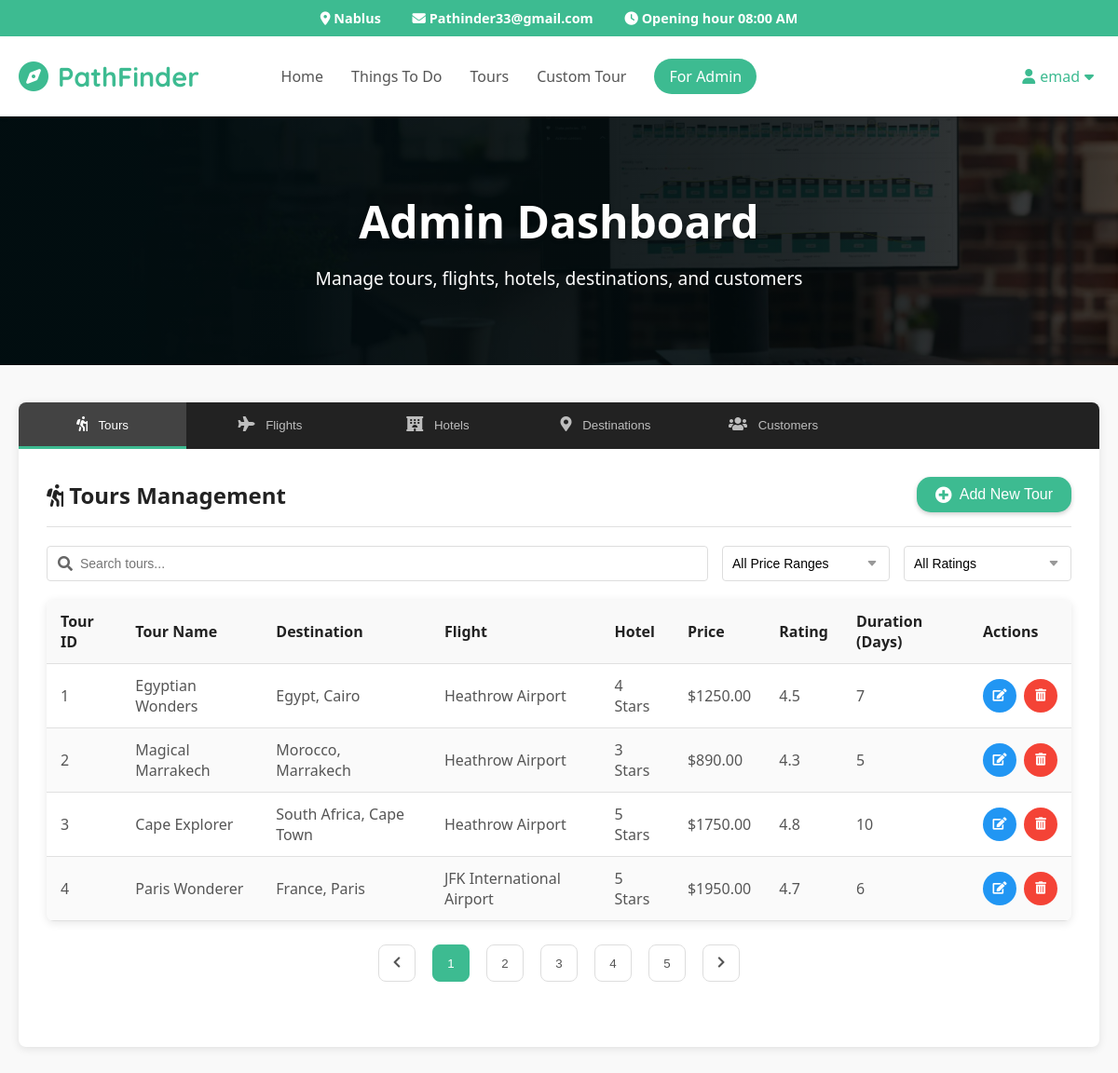
The app's page /admin.php (signed in) with its own data.
### tables this page shows
CREATE TABLE `tours` (
  `tourid` int(11) NOT NULL,
  `tourname` varchar(50) NOT NULL,
  `destid` int(11) NOT NULL,
  `flightid` int(11) NOT NULL,
  `hotelid` int(11) NOT NULL,
  `price` decimal(10,2) NOT NULL,
  `rating` decimal(3,1) NOT NULL,
  `duration` int(11) NOT NULL,
  `image` varchar(200) NOT NULL
);

CREATE TABLE `destination` (
  `destid` int(11) NOT NULL,
  `continent` varchar(50) NOT NULL,
  `country` varchar(50) NOT NULL,
  `city` varchar(50) NOT NULL,
  `description` varchar(200) NOT NULL,
  `destimage` varchar(200) NOT NULL
);

CREATE TABLE `flights` (
  `flightid` int(11) NOT NULL,
  `airport` varchar(50) NOT NULL,
  `time` varchar(50) NOT NULL,
  `begin` varchar(50) NOT NULL,
  `destid` int(11) NOT NULL,
  `price` varchar(50) NOT NULL,
  `type` varchar(50) NOT NULL,
  `date` date NOT NULL
);

CREATE TABLE `hotels` (
  `hotelid` int(11) NOT NULL,
  `hotelname` varchar(50) NOT NULL,
  `destid` int(11) NOT NULL,
  `price` varchar(50) NOT NULL,
  `stars` varchar(50) NOT NULL,
  `time` varchar(50) NOT NULL,
  `numofpeople` varchar(50) NOT NULL,
  `location` varchar(200) NOT NULL,
  `hotelimage` varchar(200) NOT NULL,
  `locationlink` varchar(200) NOT NULL
);

### components/tours-management.php (the view, shortened to what this page needs)
<div class="admin-header">
    <h2><i class="fas fa-hiking"></i> Tours Management</h2>
    <button class="add-tour-btn" data-modal-target="add-tour-modal">
        <i class="fas fa-plus-circle"></i> Add New Tour
    </button>
</div>
<div class="search-filter">
    <div class="search-box">
        <i class="fas fa-search"></i>
        <input type="text" class="search-input" id="tour-search" placeholder="Search tours..." data-table-search="tours-table">
    </div>
    <select class="filter-select" id="price-filter" data-table-filter="tours-table">
        <option value="">All Price Ranges</option>
    </select>
    <select class="filter-select" id="rating-filter" data-table-filter="tours-table">
        <option value="">All Ratings</option>
    </select>
</div>
<div class="data-table-wrapper">
    <table class="data-table" id="tours-table">
        <thead>
        <tr>
            <th>Tour ID</th>
            <th>Tour Name</th>
            <th>Destination</th>
            <th>Flight</th>
            <th>Hotel</th>
            <th>Price</th>
            <th>Rating</th>
            <th>Duration (Days)</th>
            <th>Actions</th>
        </tr>
        </thead>
        <tbody>
        <?php
        try {
            $db = new mysqli("localhost", "root", "", "pathfinder", 3306);
            $query = "SELECT t.*, d.country, d.city, f.airport, h.stars
                    FROM tours t
                    LEFT JOIN destination d ON t.destid = d.destid
                    LEFT JOIN flights f ON t.flightid = f.flightid
                    LEFT JOIN hotels h ON t.hotelid = h.hotelid
                    ORDER BY t.tourid ASC";
            $result = $db->query($query);
            if ($result && $result->num_rows > 0) {
                while ($row = $result->fetch_assoc()) {
                    $priceRange = '';
                    $price = floatval($row['price']);
                    if ($price < 100) {
                        $priceRange = 'budget';
                    } elseif ($price < 500) {
                        $priceRange = 'standard';
                    } elseif ($price < 1000) {
                        $priceRange = 'premium';
                    } else {
                        $priceRange = 'luxury';
                    }
                    $destination = htmlspecialchars($row['country']) . ', ' . htmlspecialchars($row['city']);
                    $flight = htmlspecialchars($row['airport']);
                    $hotel = htmlspecialchars($row['stars']) . ' Stars';
                    echo '<tr data-price="' . $priceRange . '" data-rating="' . intval($row['rating']) . '" class="tour-row">';
                    echo '<td>' . htmlspecialchars($row['tourid']) . '</td>';
                    echo '<td>' . htmlspecialchars($row['tourname']) . '</td>';
                    echo '<td>' . $destination . '</td>';
                    echo '<td>' . $flight . '</td>';
                    echo '<td>' . $hotel . '</td>';
                    echo '<td>$' . htmlspecialchars($row['price']) . '</td>';
                    echo '<td>' . htmlspecialchars($row['rating']) . '</td>';
                    echo '<td>' . htmlspecialchars($row['duration']) . '</td>';
                    echo '<td>
                                <div class="action-btns">
                                    <button class="action-btn edit" title="Edit Tour" data-modal-target="edit-tour-modal" data-tour-id="' . htmlspecialchars($row['tourid']) . '">
                                        <i class="fas fa-edit "  ></i>
                                    </button>
                                    <button class="action-btn delete delete-btn" title="Delete Tour" data-tour-id="' . htmlspecialchars($row['tourid']) . '">
                                        <i class="fas fa-trash-alt"></i>
                                    </button>
                                </div>
                              </td>';
                    echo '</tr>';
                }
            } else {
                echo '<tr><td colspan="9" class="text-center">No tours found</td></tr>';
            }
        } catch (Exception $e) {
            echo '<tr><td colspan="9" class="text-center">Error loading tours: ' . htmlspecialchars($e->getMessage()) . '</td></tr>';
        }
        ?>
        </tbody>
    </table>
</div>
<div class="pagination" id="tours-pagination">
</div>

### css/style.css (style rules this page uses)
:root { --primary: #3dbb91; --dark : #222; --light : #f9f9f9; --text : #555; --white : #fff; }
* { margin: 0; padding: 0; box-sizing: border-box; }
body { font-family: "Segoe UI", sans-serif; background: var(--light); color: var(--text); }

### css/CustomTour.css (style rules this page uses)
:root { --primary: #3dbb91; --primary-light: #4ecfa3; --primary-dark: #35a882; --dark: #222; --light: #f9f9f9; --text: #555; --white: #fff; --gray-light: #f0f0f0; --gray: #ddd; --gray-dark: #aaa; --border-radius: 8px; --shadow: 0 4px 10px rgba(0, 0, 0, 0.1); }

### css/tours.css (style rules this page uses)
:root { --primary: #3dbb91; --dark: #222; --light: #f9f9f9; --text: #555; --white: #fff; }
.pagination { display: flex; justify-content: center; align-items: center; margin-top: 40px; }

### css/adminstyles.css (style rules this page uses)
:root { --primary: #3dbb91; --primary-dark: #35a882; --primary-light: #4ecaa0; --primary-bg: rgba(61, 187, 145, 0.1); --dark: #222; --light: #f9f9f9; --text: #555; --white: #fff; --danger: #e74c3c; --danger-dark: #c0392b; --danger-light: #f9ebea; --warning: #f39c12; --warning-dark: #e67e22; --warning-light: #fef5e7; --success: #2ecc71; --success-dark: #27ae60; --success-light: #eafaf1; --info: #3498db; --info-dark: #2980b9; --info-light: #ebf5fb; --border: #e0e0e0; --shadow: 0 2px 10px rgba(0, 0, 0, 0.1); --shadow-hover: 0 5px 15px rgba(0, 0, 0, 0.2); --transition: all 0.3s ease; --radius: 8px; }
.admin-header { display: flex; justify-content: space-between; align-items: center; margin-bottom: 25px; padding-bottom: 15px; border-bottom: 1px solid var(--border); }
.admin-header h2 { font-size: 1.5rem; color: var(--dark); margin: 0; font-weight: 600; }
.data-table-wrapper { overflow-x: auto; border-radius: var(--radius); box-shadow: var(--shadow); margin-bottom: 25px; }
.data-table { width: 100%; border-collapse: collapse; }
.data-table th, .data-table td { padding: 15px; text-align: left; border-bottom: 1px solid var(--border); }
.data-table th { background-color: var(--light); font-weight: 600; color: var(--dark); position: sticky; top: 0; }
.data-table tbody tr { transition: var(--transition); }
.data-table tbody tr:nth-child(even) { background-color: rgba(0, 0, 0, 0.02); }
.search-filter { display: flex; flex-wrap: wrap; gap: 15px; margin-bottom: 25px; align-items: center; }
.search-box { flex: 1; min-width: 250px; position: relative; }
.search-input { width: 100%; padding: 12px 15px 12px 40px; border: 1px solid var(--border); border-radius: var(--radius); font-size: 0.95rem; transition: var(--transition); }
.search-box i { position: absolute; left: 15px; top: 50%; transform: translateY(-50%); color: #999; }
.filter-select { padding: 12px 30px 12px 15px; border: 1px solid var(--border); border-radius: var(--radius); font-size: 0.95rem; background-color: var(--white); appearance: none; background-repeat: no-repeat; background-position: calc(100% - 12px) center; min-width: 150px; }
.action-btns { display: flex; gap: 8px; justify-content: flex-end; }
.action-btn { width: 36px; height: 36px; border-radius: var(--radius); display: flex; align-items: center; justify-content: center; border: none; cursor: pointer; transition: var(--transition); background-color: var(--light); color: var(--text); }
.pagination { display: flex; justify-content: center; gap: 8px; margin-top: 30px; }
.data-table th, .data-table td { padding: 12px 15px; vertical-align: middle; }

### components/tours-management.php (style rules this page uses)
.admin-header { display: flex; justify-content: space-between; align-items: center; margin-bottom: 20px; }
.add-tour-btn { background-color: #3dbb91; color: white; border: none; border-radius: 15px; padding: 10px 20px; font-size: 16px; cursor: pointer; display: flex; align-items: center; transition: all 0.3s ease; box-shadow: 0 2px 5px rgba(0,0,0,0.2); }
.add-tour-btn i { margin-right: 8px; font-size: 18px; }
.search-filter { display: flex; margin-bottom: 20px; gap: 15px; }
.search-box { flex-grow: 1; position: relative; }
.search-box i { position: absolute; left: 12px; top: 50%; transform: translateY(-50%); color: #666; }
.search-input { width: 100%; padding: 10px 10px 10px 35px; border: 1px solid #ddd; border-radius: 4px; font-size: 14px; }
.filter-select { padding: 10px; border: 1px solid #ddd; border-radius: 4px; min-width: 180px; font-size: 14px; cursor: pointer; }
.pagination { display: flex; justify-content: center; gap: 8px; margin-top: 20px; margin-bottom: 40px; }

### records on screen
tours: tourid "1", tourname "Egyptian Wonders", destid.city "Egypt, Cairo", flightid.airport "Heathrow Airport", hotelid.stars "4 Stars", price "1250.00", rating "4.5", duration "7"
tours: tourid "2", tourname "Magical Marrakech", destid.city "Morocco, Marrakech", flightid.airport "Heathrow Airport", hotelid.stars "3 Stars", price "890.00", rating "4.3", duration "5"
tours: tourid "3", tourname "Cape Explorer", destid.city "South Africa, Cape Town", flightid.airport "Heathrow Airport", hotelid.stars "5 Stars", price "1750.00", rating "4.8", duration "10"
tours: tourid "4", tourname "Paris Wonderer", destid.city "France, Paris", flightid.airport "JFK International Airport", hotelid.stars "5 Stars", price "1950.00", rating "4.7", duration "6"

### other values on screen
$_SESSION['username'] "emad"
